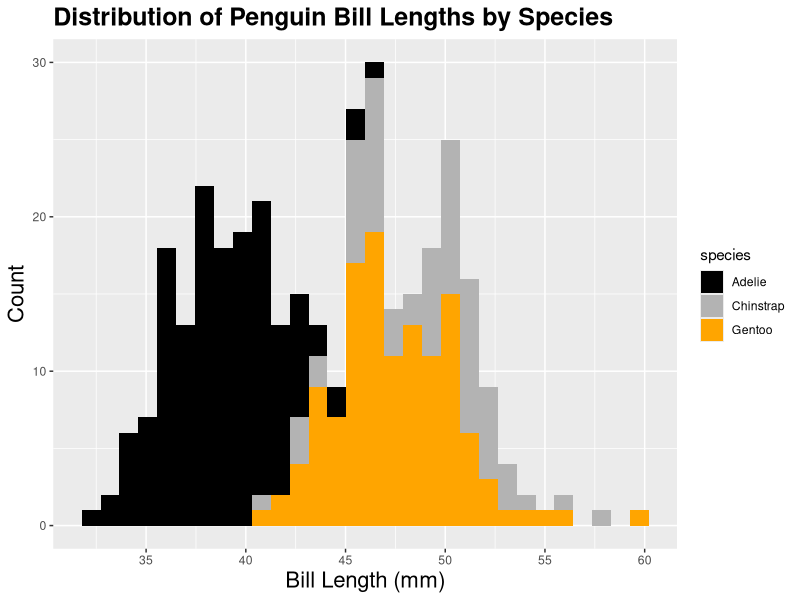
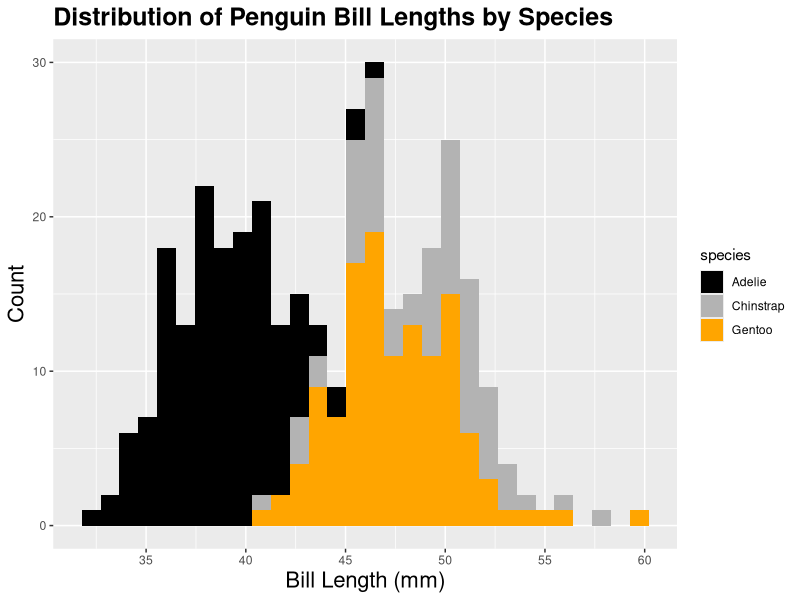

The R script that drew these images, in order:
#### This is a script to make my own visualization of the palmer penguins data ###
### Created by: Leah Barkai
### Created on: 2025-09-11

### Load libraries ########## 
install.packages("palmerpenguins") #completed - this is the data
install.packages("ggplot2") ###redoing this bc it said it went away
library(palmerpenguins)
library(tidyverse)
library(ggplot2)
install.packages("here")
library(here)

### Load data #####
glimpse(penguins)

### Data Analysis Code - ggplot #####
Pengiun_plot<-ggplot(data=penguins, ##this is the data I am using
       mapping = aes(x = bill_length_mm,    #mapping reminder is stuff in the data #x axis is the bill length 
                     fill = species))+ #want to see the distribution within species
  geom_histogram()+ #settings
  scale_x_continuous(breaks = seq(30, 60, by = 5))+ #range from 30 to 60 and showing every 5 
  scale_fill_manual(values = c("Adelie" = "black","Chinstrap" = "gray70","Gentoo" = "orange"))+ #changed the colors to the colors of the birds but don't love it 
  labs(x = "Bill Length (mm)", 
       y = "Count",
       title = "Distribution of Penguin Bill Lengths by Species") +   # set the names of the axis and title
  theme(
    axis.title.x = element_text(size = 16),     # made x-axis title font size bigger
    axis.title.y = element_text(size = 16),      # made y-axis title font size bigger
    plot.title = element_text(size = 18, face = "bold") #size of the title
  )   

ggsave(here("Week_03", "Output", "Pengiun graph.png"), 
       width = 7, height = 5) #saving it with certain dimensions 

Pengiun_plot #testing it out